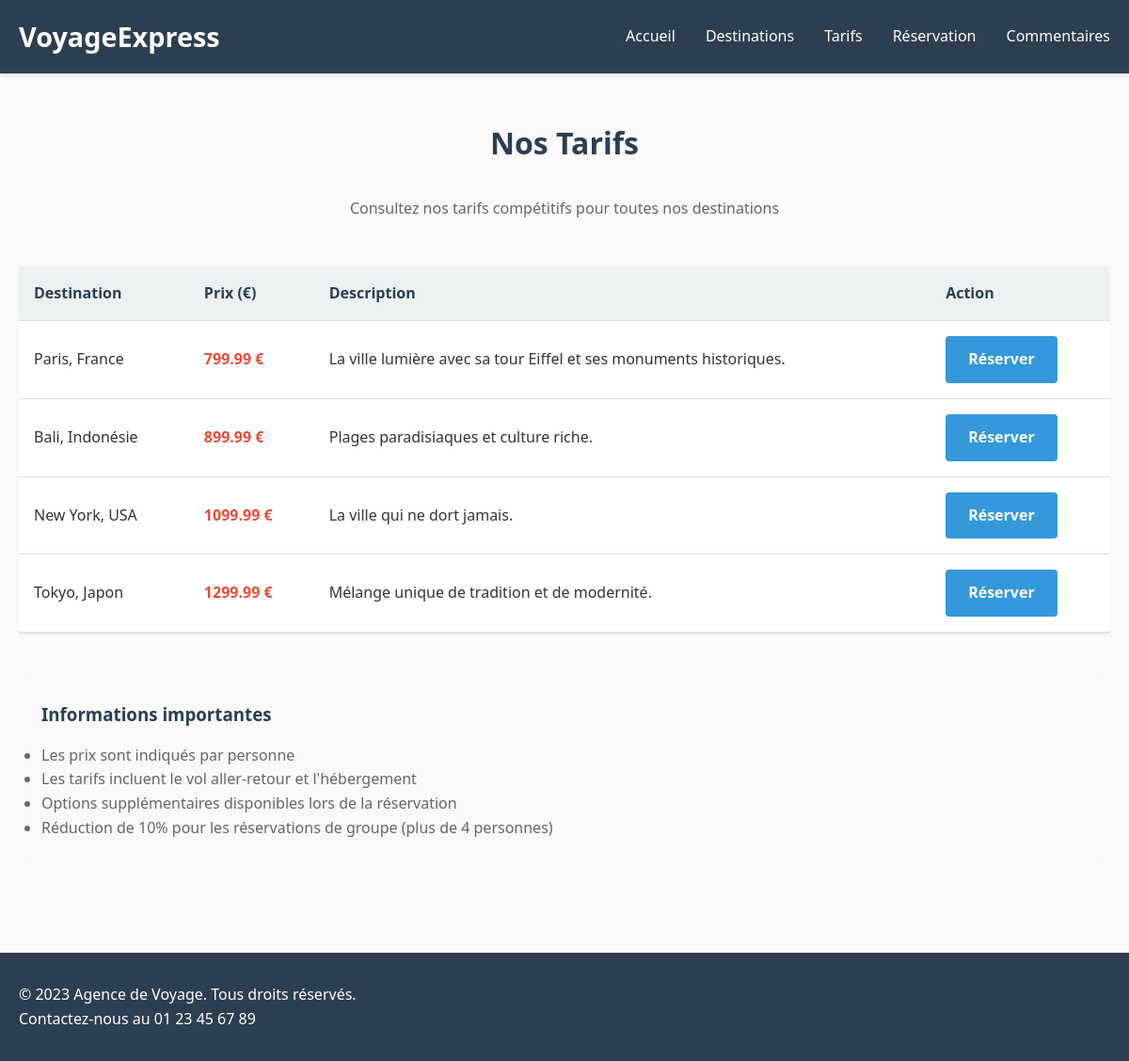
The app's page /tarifs with its own data.
### tables this page shows
CREATE TABLE destinations (
            id INTEGER PRIMARY KEY AUTOINCREMENT,
            titre TEXT NOT NULL,
            description TEXT NOT NULL,
            prix REAL NOT NULL,
            image_url TEXT
        );

### app.py (the view)
@app.route('/tarifs')
def tarifs():
    conn = get_db_connection()
    tarifs_list = conn.execute('SELECT * FROM destinations ORDER BY prix').fetchall()
    conn.close()
    return render_template('tarifs.html', destinations=tarifs_list)

### app.py (called while the page is built)
def get_db_connection():
    conn = sqlite3.connect('database.db')
    conn.row_factory = sqlite3.Row
    return conn

### templates/tarifs.html (shortened to what this page needs)
{% extends "base.html" %}
{% block content %}
<section class="section">
    <div class="container">
        <h1 class="section-title">Nos Tarifs</h1>
        <p style="text-align: center; margin-bottom: 2rem; color: #666;">Consultez nos tarifs compétitifs pour toutes nos destinations</p>
        {% if destinations %}
        <div style="overflow-x: auto;">
            <table class="table">
                <thead>
                    <tr>
                        <th>Destination</th>
                        <th>Prix (€)</th>
                        <th>Description</th>
                        <th>Action</th>
                    </tr>
                </thead>
                <tbody>
                    {% for destination in destinations %}
                    <tr>
                        <td>{{ destination.titre }}</td>
                        <td style="color: var(--accent-color); font-weight: bold;">{{ destination.prix }} €</td>
                        <td>{{ destination.description[:100] }}{% if destination.description|length > 100 %}...{% endif %}</td>
                        <td>
                            <a href="{{ url_for('reservation') }}?destination={{ destination.titre|urlencode }}" class="btn">Réserver</a>
                        </td>
                    </tr>
                    {% endfor %}
                </tbody>
            </table>
        </div>
        <div style="margin-top: 2rem; padding: 1.5rem; background: #f8f9fa; border-radius: 8px;">
            <h3 style="color: var(--primary-color); margin-bottom: 1rem;">Informations importantes</h3>
            <ul style="color: #666;">
                <li>Les prix sont indiqués par personne</li>
                <li>Les tarifs incluent le vol aller-retour et l'hébergement</li>
                <li>Options supplémentaires disponibles lors de la réservation</li>
                <li>Réduction de 10% pour les réservations de groupe (plus de 4 personnes)</li>
            </ul>
        </div>
        {% else %}
        <div style="text-align: center; padding: 3rem; background: white; border-radius: 8px;">
            <p style="color: #666;">Aucun tarif disponible pour le moment.</p>
        </div>
        {% endif %}
    </div>
</section>
{% endblock %}

### templates/base.html (shortened to what this page needs)
<!DOCTYPE html>
<html lang="fr">
<head>
    <link rel="stylesheet" href="{{ url_for('static', filename='style.css') }}">
</head>
<body>
    <header class="main-header">
        <div class="container">
            <nav class="main-nav">
                <a href="{{ url_for('index') }}" class="logo">VoyageExpress</a>
                <ul class="nav-links">
                    <li><a href="{{ url_for('index') }}">Accueil</a></li>
                    <li><a href="{{ url_for('destinations') }}">Destinations</a></li>
                    <li><a href="{{ url_for('tarifs') }}">Tarifs</a></li>
                    <li><a href="{{ url_for('reservation') }}">Réservation</a></li>
                    <li><a href="{{ url_for('commentaires') }}">Commentaires</a></li>
                </ul>
            </nav>
        </div>
    </header>
    <main class="main-content">
        {% block content %}{% endblock %}
    </main>
    <footer class="main-footer">
        <div class="container">
            <p>{{ footer|default('© 2023 Agence de Voyage. Tous droits réservés.') }}</p>
            <p>{{ contact|default('Contactez-nous au 01 23 45 67 89') }}</p>
        </div>
    </footer>
</body>
</html>

### static/style.css (style rules this page uses)
:root { --primary-color: #2c3e50; --secondary-color: #3498db; --accent-color: #e74c3c; --light-color: #ecf0f1; --dark-color: #2c3e50; --success-color: #27ae60; --warning-color: #f39c12; --text-color: #333; --border-color: #ddd; }
* { margin: 0; padding: 0; box-sizing: border-box; }
body { font-family: 'Segoe UI', Tahoma, Geneva, Verdana, sans-serif; line-height: 1.6; color: var(--text-color); background-color: #f9f9f9; }
.container { max-width: 1200px; margin: 0 auto; padding: 0 20px; }
.main-header { background-color: var(--primary-color); color: white; padding: 1rem 0; box-shadow: 0 2px 5px rgba(0,0,0,0.1); }
.logo { font-size: 1.8rem; font-weight: bold; color: white; text-decoration: none; }
.main-nav { display: flex; justify-content: space-between; align-items: center; }
.nav-links { display: flex; list-style: none; gap: 2rem; }
.nav-links a { color: white; text-decoration: none; font-weight: 500; transition: color 0.3s; }
.section { padding: 3rem 0; }
.section-title { text-align: center; margin-bottom: 2rem; color: var(--primary-color); font-size: 2rem; }
.btn { display: inline-block; padding: 0.75rem 1.5rem; background-color: var(--secondary-color); color: white; border: none; border-radius: 4px; font-size: 1rem; font-weight: 600; cursor: pointer; transition: background-color 0.3s; text-decoration: none; }
.table { width: 100%; border-collapse: collapse; margin: 1rem 0; background: white; box-shadow: 0 1px 3px rgba(0,0,0,0.1); }
.table th, .table td { padding: 1rem; text-align: left; border-bottom: 1px solid var(--border-color); }
.table th { background-color: var(--light-color); font-weight: 600; color: var(--dark-color); }
.main-footer { background-color: var(--primary-color); color: white; padding: 2rem 0; margin-top: 3rem; }

### records on screen
destinations: titre "Paris, France", prix "799.99", description "La ville lumière avec sa tour Eiffel et ses monuments historiques."
destinations: titre "Bali, Indonésie", prix "899.99", description "Plages paradisiaques et culture riche."
destinations: titre "New York, USA", prix "1099.99", description "La ville qui ne dort jamais."
destinations: titre "Tokyo, Japon", prix "1299.99", description "Mélange unique de tradition et de modernité."

### other values on screen
{{ footer|default('© 2023 Agence de Voyage. Tous droits réservés.') }} "© 2023 Agence de Voyage. Tous droits réservés."
{{ contact|default('Contactez-nous au 01 23 45 67 89') }} "Contactez-nous au 01 23 45 67 89"
